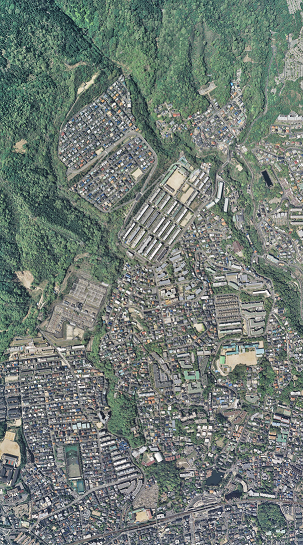
#> input picture opencv/input/Kobe_sumiyoshi.png, 303 x 545 px
$ python detect_separate.py
#> lines starting #> are read from the running program, lines starting #| are printed output that depends on the picture
import cv2
import numpy as np
import random
import pathlib

# ファイル
p_file = pathlib.Path('./input/Kobe_sumiyoshi.png')
path = str(p_file)
name = p_file.name
stem = p_file.stem
# original data
img = cv2.imread(path)
#> img is the input picture: shape (545, 303, 3); mean B, G, R 117.2, 123.5, 112.9
# Convert
# BGR to HSV
img_HSV = cv2.cvtColor(img, cv2.COLOR_BGR2HSV)
#> img_HSV: shape (545, 303, 3); mean H, S, V 72.4, 42.6, 127.5
# BGR to GRAY
img_GLAY = cv2.cvtColor(img, cv2.COLOR_BGR2GRAY)
cv2.imwrite(name+'_HSV.jpg', img_HSV)

# # Gaussian Filter
# img_HSV = cv2.GaussianBlur(img_HSV, (9, 9), 3)
# cv2.imwrite(name+'_Gauss.jpg', img_HSV)

def zeroImg(img):
    # ゼロ埋めの画像配列
    if len(img.shape) == 3:
        height, width, channels = img.shape[:3]
#> height = 545; width = 303; channels = 3
    else:
        height, width = img.shape[:2]
        channels = 1
    zeros = np.zeros((height, width), img.dtype)
    return zeros
zeros = zeroImg(img)
#> zeros: shape (545, 303); every value is 0

# detect tulips
img_R, img_G, img_B = cv2.split(img)
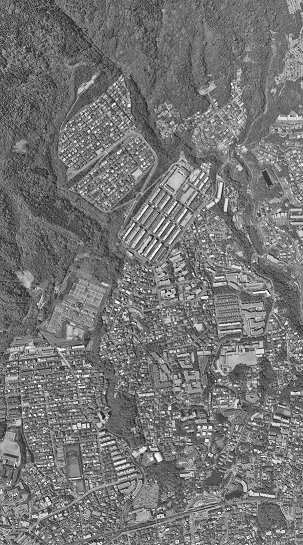
#> img_R: shape (545, 303); min 0, max 255, mean 117.2
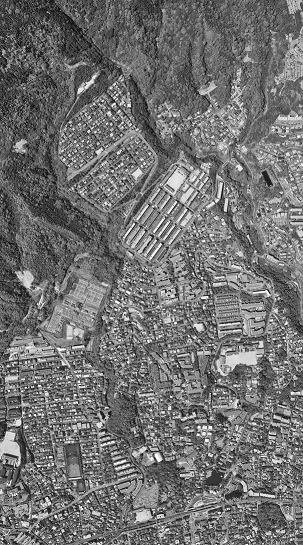
#> img_B: shape (545, 303); min 0, max 255, mean 112.9
img_H, img_S, img_V = cv2.split(img_HSV)
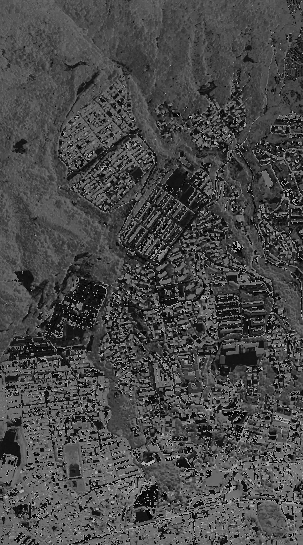
#> img_H: shape (545, 303); min 0, max 179, mean 72.4
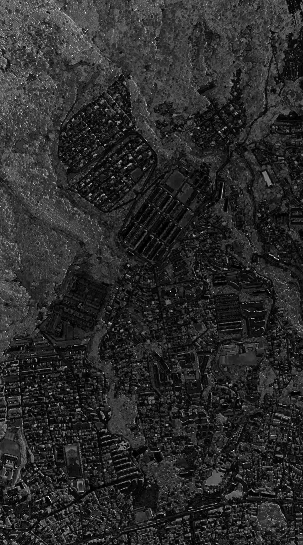
#> img_S: shape (545, 303); min 0, max 255, mean 42.6
# color set
# img_R = cv2.merge((img_R, zeros, zeros))
# img_G = cv2.merge((zeros, img_G, zeros))
# img_B = cv2.merge((zeros, zeros, img_B))
cv2.imwrite(name+'_R.jpg', img_R)
cv2.imwrite(name+'_G.jpg', img_G)
cv2.imwrite(name+'_B.jpg', img_B)
cv2.imwrite(name+'_H.jpg', img_H)
cv2.imwrite(name+'_S.jpg', img_S)
cv2.imwrite(name+'_V.jpg', img_V)
_thre, img_flowers = cv2.threshold(img_R, 100, 120, cv2.THRESH_BINARY_INV)
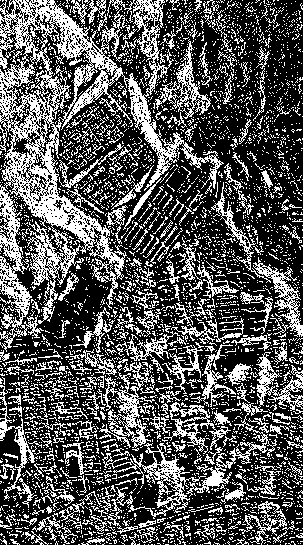
#> img_flowers: shape (545, 303); values 0 (black) and 120 (white), 34.2% white in thin lines or dots
# _thre, img_flowers = cv2.threshold(img_H, 80, 150, cv2.THRESH_BINARY)
cv2.imwrite(name+'_mask.jpg', img_flowers)

# find tulips
nlabels, labels = cv2.connectedComponents(img_flowers)
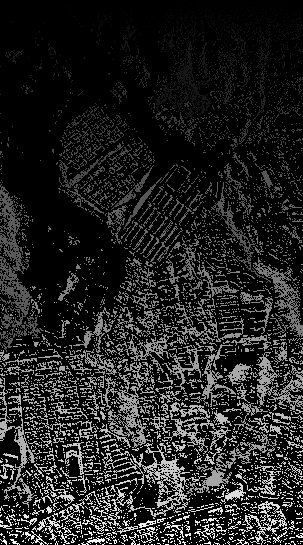
#> labels: shape (545, 303) int32; min 0, max 3698, mean 502.5; drawn with min black and max white
#> nlabels = 3699


img = np.zeros(img.shape[0:3])
height, width = img.shape[0:2]
#> height = 545; width = 303
cols = []

# background is label=0, objects are started from 1
for i in range(1, nlabels):
    cols.append(np.array([random.randint(0, 255), random.randint(0, 255), random.randint(0, 255)]))

for i in range(1, nlabels):
    img[labels == i, ] = cols[i - 1]
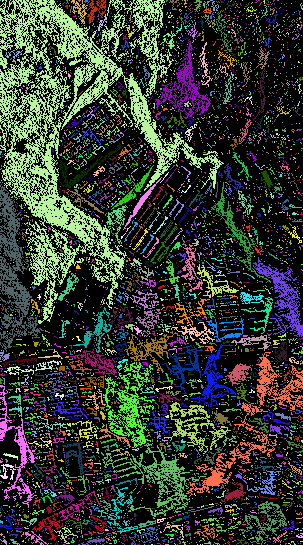
#> img: shape (545, 303, 3) float64; mean of channels 0, 1, 2 45.7, 55.6, 49.2; drawn as B, G, R

# save
cv2.imwrite(name+'_object.jpg', img)

$ run again, with opencv/input/Kobe_Maya.png copied over opencv/input/Kobe_sumiyoshi.png
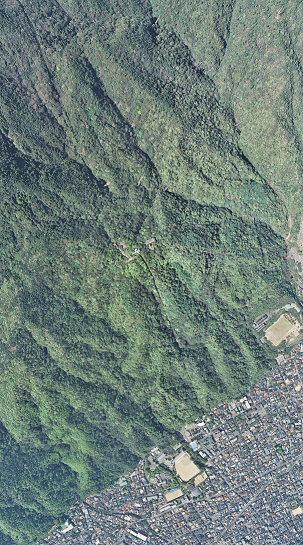
#> input picture opencv/input/Kobe_Maya.png, 303 x 545 px
#> img is the input picture: shape (545, 303, 3); mean B, G, R 121.1, 127.1, 110
#> img_HSV: shape (545, 303, 3); mean H, S, V 78.3, 49.6, 131
#> zeros: shape (545, 303); every value is 0
#> `_thre, img_flowers = cv2.threshold(img_R, 100, 120, cv2.THRESH_BINARY_..`:
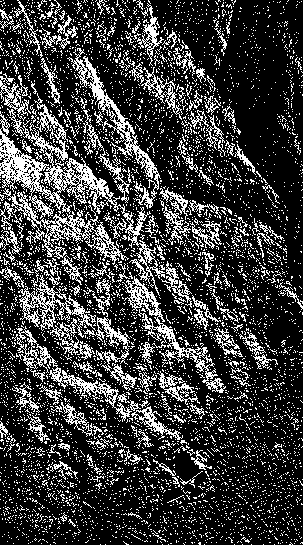
#> img_flowers: shape (545, 303); values 0 (black) and 120 (white), 23.5% white in thin lines or dots
#> nlabels = 5378
#> after the loop `for i in range(1, nlabels):`:
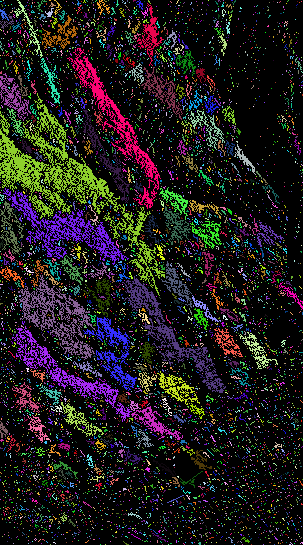
#> img: shape (545, 303, 3) float64; mean of channels 0, 1, 2 28.6, 27.8, 31.7; drawn as B, G, R

$ run again, with opencv/input/Kobe_Nada.png copied over opencv/input/Kobe_sumiyoshi.png
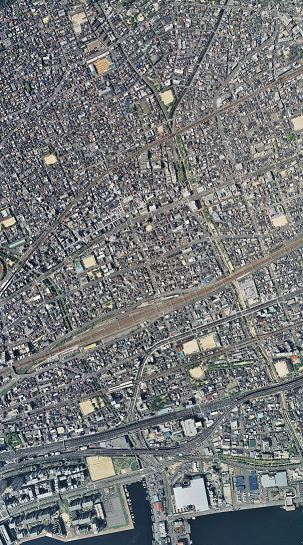
#> input picture opencv/input/Kobe_Nada.png, 303 x 545 px
#> img is the input picture: shape (545, 303, 3); mean B, G, R 119.2, 118.6, 115.6
#> img_HSV: shape (545, 303, 3); mean H, S, V 77.1, 38.2, 125.1
#> zeros: shape (545, 303); every value is 0
#> `_thre, img_flowers = cv2.threshold(img_R, 100, 120, cv2.THRESH_BINARY_..`:
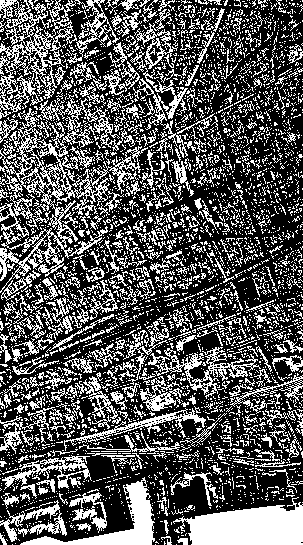
#> img_flowers: shape (545, 303); values 0 (black) and 120 (white), 34.7% white in thin lines or dots
#> nlabels = 3691
#> after the loop `for i in range(1, nlabels):`:
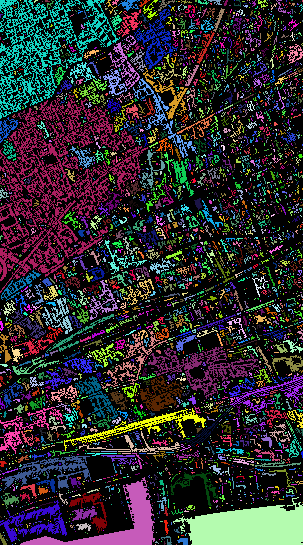
#> img: shape (545, 303, 3) float64; mean of channels 0, 1, 2 47.2, 43.5, 45.8; drawn as B, G, R
